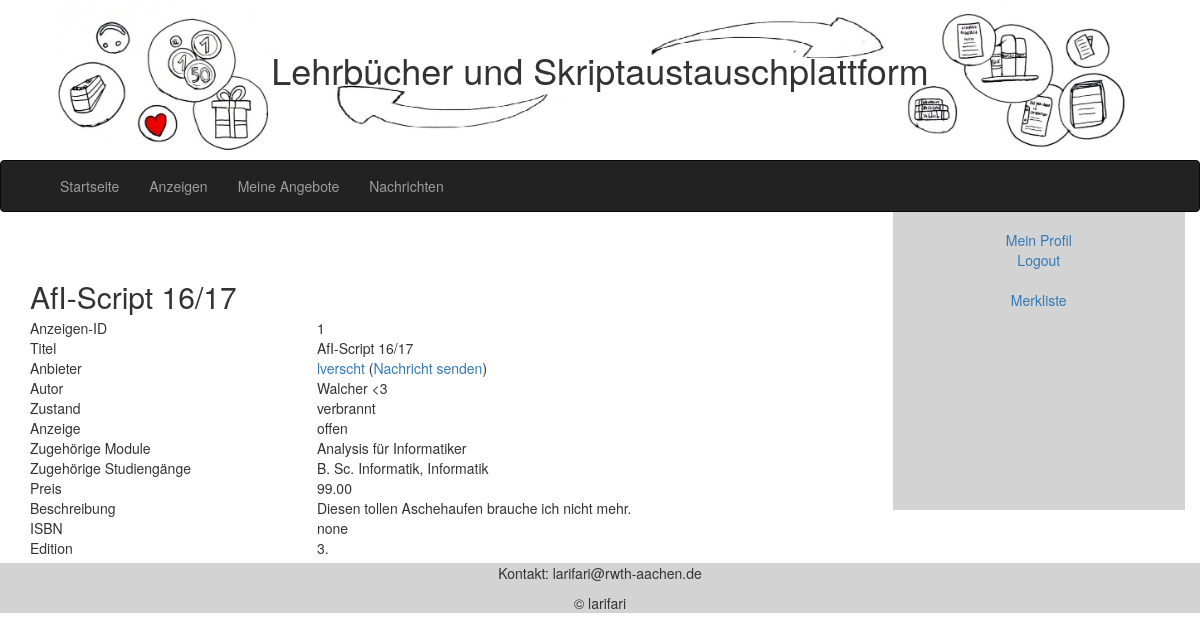
Page /Code/main.php?page=details&offer=1 (signed in) on the committed database.
### tables this page shows
CREATE TABLE `offer` (
  `oID` int(11) NOT NULL,
  `title` varchar(64) NOT NULL,
  `author` varchar(128) NOT NULL,
  `offerer` varchar(32) NOT NULL,
  `offer_state` int(11) NOT NULL,
  `item_state` varchar(32) DEFAULT NULL,
  `price` decimal(6,2) DEFAULT NULL,
  `description` text,
  `picture` varchar(256) DEFAULT NULL,
  `isbn` varchar(32) DEFAULT NULL,
  `edition` varchar(16) DEFAULT NULL
);

CREATE TABLE `offer_state` (
  `sID` int(11) NOT NULL,
  `state` varchar(16) NOT NULL
);

### Code/details.php (the view, shortened to what this page needs)
<article class="col-xs-9">
    <section>
        <?php
        if (isset($_GET["offer"])){
            $id = $_GET["offer"];
            $statement = $pdo->prepare("SELECT oID,title,author,offerer,item_state,price,description,picture,isbn,edition, offer_state.state AS offer_state FROM offer,offer_state WHERE oID = :oID AND offer.offer_state = offer_state.sID");
            $result = $statement->execute(array('oID' => $_GET["offer"]));
            $offer = $statement->fetch();
            if ($offer == null){
                ?>
                <h2>Anzeige</h2>
                <p>Es gibt keine Anzeige mit der ID <?php echo $_GET["offer"];?>.</p>
                <?php
            } else {
                if ($offer["offerer"] == $_SESSION["username"]){
                    echo "
                    <h2>$offer[title]</h2>
                    <form action='main.php?page=details&offer=$id' method='post'>
                    <table>
                        <tr>
                            <td>Anzeigen-ID</td><td>$offer[oID]</td>
                        </tr>
                        <tr>
                            <td>Titel</td><td>
                            <input type='text' name='change_title' disabled value='$offer[title]'>
                            </td>
                        </tr>
                        <tr>
                            <td>Autor</td><td>
                            <input type='text' name='change_author' disabled value='$offer[author]'>
                            </td>
                        </tr>
                        <tr>
                            <td>Zustand</td><td>
                            <input type='text' name='change_item_state' disabled value='$offer[item_state]'>
                            </td>
                        </tr>
                        <tr>
                            <td>Anzeige</td><td>";
                        echo "<select name='change_offer_state' disabled required>";
                        $sql = "SELECT sID,state FROM offer_state";
                        foreach ($pdo->query($sql) as $row) {
                            if ($row[state] == $offer[offer_state]){
                                echo "<option value='$row[sID]' selected='selected'>$row[state]</option>";
                            } else {
                                echo "<option value='$row[sID]'>$row[state]</option>";
                            }
                        }
                        echo "</select></td>
                        </tr>";
                    echo "<tr><td>Zugehörige Module</td><td>";
                    echo "<div id='input_module'>";
                    $sql = "SELECT module FROM offer_module WHERE offer = $_GET[offer]";
                    $ind = 0;
                    $empty = true;
                    foreach ($pdo->query($sql) as $row) {
                        if ($ind != 0){
                            echo "<br>";
                        }
                        echo "<input type='text' name='change_module$ind' disabled value='$row[module]'>";
                        $empty = false;
                        $ind += 1;
                    }
                    echo "</div>";
                    if ($empty){
                        echo "<input type='text' name='change_module0' placeholder='Kein Modul angegeben' disabled>";
                    }
                    ?>
                    <input type="button" onclick="addModule('change_module')" name="change_add_module" value="+" disabled>
                    <?php
                    echo "</td></tr>";
                    echo "<tr><td>Zugehörige Studiengänge</td><td>";
                    echo "<div id='input_course'>";
                    $sql = "SELECT study_path FROM offer_studypath WHERE offer = $_GET[offer]";
                    $ind = 0;
                    $empty = true;
                    foreach ($pdo->query($sql) as $row) {
                        if ($ind != 0){
                            echo "<br>";
                        }
                        echo "<input type='text' name='change_course$ind' value='$row[study_path]' disabled>";
                        $empty = false;
                        $ind += 1;
                    }
                    echo "</div>";
                    if ($empty){
                        echo "<input type='text' name='change_course0234' placeholder='Kein Studiengang angegeben' disabled>";
                    }
                    ?>
                    <input type="button" onclick="addCourse('change_course')" name="change_add_course" value="+" disabled>
                    <?php
                    echo "</td></tr>";
                    if ($offer["price"] != null){
                        echo "<tr><td>Preis</td><td>
                        <input type='text' name='change_price' pattern='[0-9]{0,6}[.][0-9]{2}' value='$offer[price]' disabled> &euro;
                        </td></tr>";
                    } else {
                        echo "<tr><td>Preis</td><td>
                        <input type='text' name='change_price' pattern='[0-9]{0,6}[.][0-9]{2}' disabled> &euro;
                        </td></tr>";
                    }
                    if ($offer["description"] != ""){
                        echo "<tr><td>Beschreibung</td><td>
                        <textarea name='change_description' placeholder='Beschreibe das abzugebende Buch' disabled>$offer[description]</textarea>
                        </td></tr>";
                    } else {
                       echo "<tr><td>Beschreibung</td><td>
                        <textarea name='change_description' placeholder='Beschreibe das abzugebende Buch' rows='4' cols='50' disabled></textarea>
                        </td></tr>";
                    }
                    if ($offer["picture"] != null || $offer["picture"] != ""){
                        echo "<tr><td>Bild</td><td>
                        <input type='text' name='change_picture' value='$offer[picture]' disabled>
                        </td></tr>";
                    } else {
                        echo "<tr><td>Bild</td><td>
                        <input type='text' name='change_picture' disabled>
                        </td></tr>";
                    }
                    if ($offer["isbn"] != null || $offer["isbn"] != ""){
                        echo "<tr><td>ISBN</td><td>
                        <input type='text' name='change_isbn' value='$offer[isbn]' disabled>
                        </td></tr>";
                    } else {
                        echo "<tr><td>ISBN</td><td>
                        <input type='text' name='change_isbn' disabled>
                        </td></tr>";
                    }
                    if ($offer["edition"] != ""){
                        echo "<tr><td>Edition</td><td>
                        <input type='text' name='change_edition' value='$offer[edition]' disabled>
                        </td></tr>";
                    } else {
                        echo "<tr><td>Edition</td><td>
                        <input type='text' name='change_edition' disabled>
                        </td></tr>";
                    }
                    echo "</table>
                    <button type='button' id='change_data' >bearbeiten</button><br><br>
                    <input type='password' name='confirm_password' style='display: none' placeholder='Passwort erforderlich...' required><br><br>
                    <input type='submit' name = 'confirm_change' style='display: none' value='Änderungen bestätigen' ><br><br>
                    </form>";
                } else {
                    echo "
                    <h2>$offer[title]</h2>
                    <table>
                        <tr>
                            <td>Anzeigen-ID</td><td>$offer[oID]</td>
                        </tr>
                        <tr>
                            <td>Titel</td><td>$offer[title]</td>
                        </tr>
                        <tr>
                            <td>Anbieter</td><td><a href='main.php?page=foreignprofile&username=$offer[offerer]'>$offer[offerer]</a> (<a href='main.php?page=messages&contact=$offer[offerer]'>Nachricht senden</a>)</td>
                        </tr>
                        <tr>
                            <td>Autor</td><td>$offer[author]</td>
                        </tr>
                        <tr>
                            <td>Zustand</td><td>$offer[item_state]</td>
                        </tr>
                        <tr>
                            <td>Anzeige</td><td>$offer[offer_state]</td>
                        </tr>";
                    echo "<tr><td>Zugehörige Module</td><td>";
                    $sql = "SELECT module FROM offer_module WHERE offer = $_GET[offer]";
                    $res = [];
                    foreach ($pdo->query($sql) as $row) {
                        array_push($res,$row["module"]);
                    }
                    if (empty($res)){
                        echo "Keine Module zugeordnet.";
                    } else {
                       echo implode(", ",$res);
                    }
                    echo "</td></tr>";
                    echo "<tr><td>Zugehörige Studiengänge</td><td>";
                    $sql = "SELECT study_path FROM offer_studypath WHERE offer = $_GET[offer]";
                    $res = [];
                    foreach ($pdo->query($sql) as $row) {
                        array_push($res,$row["study_path"]);
                    }
                    if (empty($res)){
                        echo "Keine Studiengänge zugeordnet.";
                    } else {
                       echo implode(", ",$res);
                    }
                    echo "</td></tr>";
                    if ($offer["price"] != null){
                        echo "<tr><td>Preis</td><td>$offer[price]</td></tr>";
                    }
                    if ($offer["description"] != ""){
                        echo "<tr><td>Beschreibung</td><td>$offer[description]</td></tr>";
                    }
                    if ($offer["isbn"] != null || $offer["isbn"] != ""){
                        echo "<tr><td>ISBN</td><td>$offer[isbn]</td></tr>";
                    }
                    if ($offer["edition"] != ""){
                        echo "<tr><td>Edition</td><td>$offer[edition]</td></tr>";
                    }
                    echo "</table>";
                }
            }
        } else {
            ?>
            <h2>Anzeige</h2>
            <p>Um eine konkrete Anzeige anzuzeigen, bitte geben Sie eine ID an.</p>
            <?php
        }
        ?>
    </section>
</article>

### Code/style.css (style rules this page uses)
* { margin: 0; padding: 0; }
body { margin: 0 auto; }
table { width: 100%; border-collapse: collapse; }
section { margin: 5px 0; background-color: white; }
section h2 { margin-bottom: 5px; }

### rows in the picture
offer: title "AfI-Script 16/17", oID "1", offerer "lverscht", author "Walcher <3", item_state "verbrannt", offer_state.state "offen", price "99.00", description "Diesen tollen Aschehaufen brauche ich nicht mehr.", isbn "none", edition "3."

### other values in the picture
implode(", ",$res) "Analysis für Informatiker"
implode(", ",$res) "B. Sc. Informatik, Informatik"
